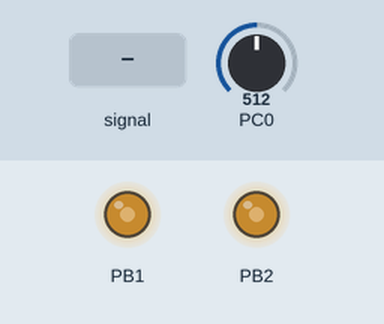
A program run on a simulated ATmega328P, built with avr-gcc and emulated at 16 MHz. Parts: output pins drawn as LEDs (lit = HIGH). The test bench sets the inputs (shaded band); at power-on: PC0 = 512. What the program prints to the serial monitor is not drawn.

Above: at 1.2 s.
1.3 s: PC0 fed a 200 Hz sine of ±81 counts around its level
Timing chart, 0 to 2.2 s (numbered marks = the images above; inputs shaded):
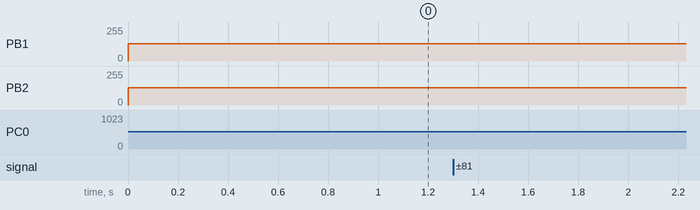

The program:

main.c
```c
/*
 * RxTx.c
 *
 * Created: 3.6.2017. 00.30.42
 * Author : Kovacevic
 */


#define F_CPU 16000000


#include <avr/io.h>
#include <util/delay.h>
#include <avr/interrupt.h>
#include <string.h>

#define BAUD 9600    //baud-rate [bps]
#define mojUBR (F_CPU/16/BAUD-1) //broj koji se upisuje u UBR high i low registar, da bi se dobio zeljeni baud-rate


volatile char niz[100];
volatile int i;
volatile int adc_low, adc_high, adc_res;


void Rx_Tx_Init()
{

		UCSR0B = (1<<RXEN0)|(1<<TXEN0); //Rx, Tx enable, Tx interrupt enable, Rx interrupt enable      (1<<TXCIE0)|(1<<RXCIE0)

		//1 stop bit, no parity

		UCSR0C = (1<<UCSZ01)|(1<<UCSZ00); //Char size = 8 bit

		//UBR je podeljen u dva registra
		UBRR0H = mojUBR>>8;  //LSB od mojUBR
		UBRR0L = mojUBR;  //MSB od mojUBR

}

void AD_C_init()
{


	PRR = 0; //power reduction off

	ADMUX |= (1<<REFS1)|(1<<REFS0);  //1.1V referentni napon, ulazni pin A0
	ADCSRA = 0xFF ;  //ADC enable, auto trigger enable, ADC conv. complete interrupt enable, sample 125kHz (128 prescaler)

	//ADCL, ADCH(2 zadnja bita),

	ADCSRB = 0; //free runniing mode
	//DIDR0 = 0xFF; //digital pin disable - na svim analognim pinovima jer nisu potrebni (opciono)


}

void PWM_init()
{
	DDRB |= (1 << DDB1)|(1 << DDB2);
	// PB1 and PB2 is now an output

	ICR1 =399; //399;
	// set TOP to 16bit

	OCR1A = 200;
	// set PWM for 25% duty cycle @ 16bit

	OCR1B = 200;
	// set PWM for 75% duty cycle @ 16bit

	TCCR1A |= (1 << COM1A1)|(1 << COM1B1);
	// set none-inverting mode - valjda INVERTING, ili??

	TCCR1A |= (1 << WGM11);
	TCCR1B |= (1 << WGM12)|(1 << WGM13);
	// set Fast PWM mode using ICR1 as TOP

	TCCR1B |= (1 << CS10);
	// START the timer with no prescaler
}


ISR(ADC_vect)
{
	//ADCL mora biti prvi procitan
	adc_low = (int)ADCL;    //koriste se dva 8-bit registra jer je rezultat AD konverzije 10-bitan
	adc_high = (int)ADCH;

	/**stapam rezultate iz dva registra u jednu promenljivu na ovaj nacin**/
	if(adc_high==0)
		adc_res = adc_low;
	else if(adc_high==1)
		adc_res = 256 + adc_low;
	else if(adc_high==2)
		adc_res = 256+256 + adc_low;
	else if(adc_high==3)
		adc_res = 256+256+256 + adc_low;

	//adc_res = 1024 max

	OCR1A = adc_res/2.5; //2.56;

}


int main(void)
{


	cli();


	AD_C_init();
	Rx_Tx_Init();
	PWM_init();

	sei();

	while(1)
	{


		while( !(UCSR0A &(1<<UDRE0)) );
		UDR0 = adc_res;

		_delay_ms(50);

	}


}
```
